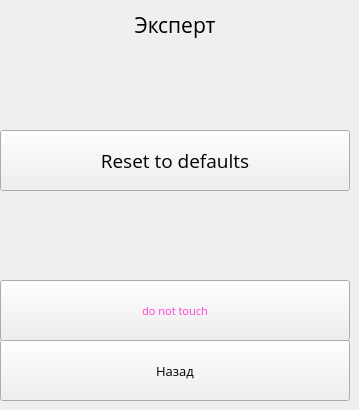
   <widget class="QWidget" name="Expert">
    <widget class="QPushButton" name="pushButton_13">
     <property name="geometry">
      <rect>
       <x>0</x>
       <y>340</y>
       <width>350</width>
       <height>61</height>
      </rect>
     </property>
     <property name="font">
      <font>
       <family>Open Sans</family>
       <pointsize>10</pointsize>
      </font>
     </property>
     <property name="text">
      <string>Назад</string>
     </property>
    </widget>
    <widget class="QLabel" name="label_11">
     <property name="geometry">
      <rect>
       <x>0</x>
       <y>0</y>
       <width>350</width>
       <height>50</height>
      </rect>
     </property>
     <property name="font">
      <font>
       <family>Open Sans</family>
       <pointsize>16</pointsize>
      </font>
     </property>
     <property name="text">
      <string>Эксперт</string>
     </property>
     <property name="alignment">
      <set>Qt::AlignCenter</set>
     </property>
    </widget>
    <widget class="QPushButton" name="pushButton_109">
     <property name="geometry">
      <rect>
       <x>0</x>
       <y>130</y>
       <width>350</width>
       <height>61</height>
      </rect>
     </property>
     <property name="font">
      <font>
       <family>Open Sans</family>
       <pointsize>14</pointsize>
      </font>
     </property>
     <property name="text">
      <string>Reset to defaults</string>
     </property>
    </widget>
    <widget class="QPushButton" name="gamebutton">
     <property name="geometry">
      <rect>
       <x>0</x>
       <y>280</y>
       <width>350</width>
       <height>61</height>
      </rect>
     </property>
     <property name="font">
      <font>
       <family>Open Sans</family>
       <pointsize>8</pointsize>
      </font>
     </property>
     <property name="styleSheet">
      <string notr="true">color: rgb(255, 58, 219);</string>
     </property>
     <property name="text">
      <string>do not touch</string>
     </property>
    </widget>
   </widget>
